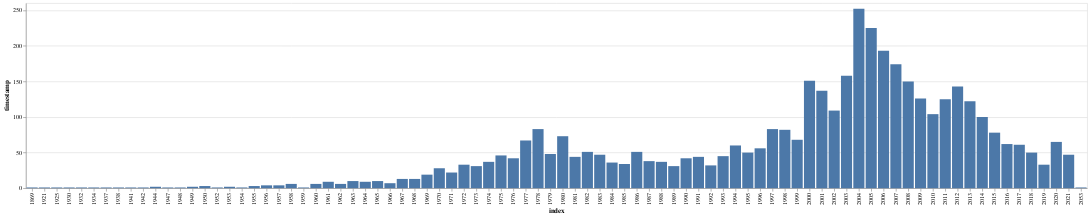

The notebook cell this image was saved under:
### Code cell
alt.Chart(bf_locations['timestamp'].dt.year.value_counts().reset_index()).mark_bar().encode(
    x='index:O',
    y='timestamp:Q'
)

### Figure 1 — Vega-Lite specification as saved in the notebook (floating-point values rounded to 4 significant figures)
{"config": {"view": {"continuousWidth": 400, "continuousHeight": 300}}, "data": {"name": "data-a17518e55a455d874ddd70d835d331ea"}, "mark": "bar", "encoding": {"x": {"field": "index", "type": "ordinal"}, "y": {"field": "timestamp", "type": "quantitative"}}, "$schema": "https://vega.github.io/schema/vega-lite/v4.17.0.json", "datasets": {"data-a17518e55a455d874ddd70d835d331ea": [{"index": 2004, "timestamp": 252}, {"index": 2005, "timestamp": 225}, {"index": 2006, "timestamp": 193}, {"index": 2007, "timestamp": 174}, {"index": 2003, "timestamp": 158}, {"index": 2000, "timestamp": 151}, {"index": 2008, "timestamp": 150}, {"index": 2012, "timestamp": 143}, {"index": 2001, "timestamp": 137}, {"index": 2009, "timestamp": 126}, {"index": 2011, "timestamp": 125}, {"index": 2013, "timestamp": 122}, {"index": 2002, "timestamp": 109}, {"index": 2010, "timestamp": 104}, {"index": 2014, "timestamp": 100}, {"index": 1978, "timestamp": 83}, {"index": 1997, "timestamp": 83}, {"index": 1998, "timestamp": 82}, {"index": 2015, "timestamp": 78}, {"index": 1980, "timestamp": 73}, {"index": 1999, "timestamp": 68}, {"index": 1977, "timestamp": 67}, {"index": 2020, "timestamp": 65}, {"index": 2016, "timestamp": 62}, {"index": 2017, "timestamp": 61}, {"index": 1994, "timestamp": 60}, {"index": 1996, "timestamp": 56}, {"index": 1986, "timestamp": 51}, {"index": 1982, "timestamp": 51}, {"index": 2018, "timestamp": 50}, {"index": 1995, "timestamp": 50}, {"index": 1979, "timestamp": 48}, {"index": 2021, "timestamp": 47}, {"index": 1983, "timestamp": 47}, {"index": 1975, "timestamp": 46}, {"index": 1993, "timestamp": 45}, {"index": 1991, "timestamp": 44}, {"index": 1981, "timestamp": 44}, {"index": 1990, "timestamp": 42}, {"index": 1976, "timestamp": 42}, {"index": 1987, "timestamp": 38}, {"index": 1974, "timestamp": 37}, {"index": 1988, "timestamp": 37}, {"index": 1984, "timestamp": 36}, {"index": 1985, "timestamp": 34}, {"index": 1972, "timestamp": 33}, {"index": 2019, "timestamp": 33}, {"index": 1992, "timestamp": 32}, {"index": 1973, "timestamp": 31}, {"index": 1989, "timestamp": 31}, {"index": 1970, "timestamp": 28}, {"index": 1971, "timestamp": 22}, {"index": 1969, "timestamp": 19}, {"index": 1968, "timestamp": 13}, {"index": 1967, "timestamp": 13}, {"index": 1965, "timestamp": 10}, {"index": 1963, "timestamp": 10}, {"index": 1961, "timestamp": 9}, {"index": 1964, "timestamp": 9}, {"index": 1966, "timestamp": 7}, {"index": 1958, "timestamp": 6}, {"index": 1962, "timestamp": 6}, {"index": 1960, "timestamp": 6}, {"index": 1956, "timestamp": 4}, {"index": 1957, "timestamp": 4}, {"index": 1950, "timestamp": 3}, {"index": 1955, "timestamp": 3}, {"index": 1949, "timestamp": 2}, {"index": 1953, "timestamp": 2}, {"index": 1944, "timestamp": 2}, {"index": 1952, "timestamp": 1}, {"index": 1948, "timestamp": 1}, {"index": 1932, "timestamp": 1}, {"index": 1930, "timestamp": 1}, {"index": 1959, "timestamp": 1}, {"index": 1947, "timestamp": 1}, {"index": 1954, "timestamp": 1}, {"index": 1869, "timestamp": 1}, {"index": 1921, "timestamp": 1}, {"index": 1925, "timestamp": 1}, {"index": 1937, "timestamp": 1}, {"index": 1941, "timestamp": 1}, {"index": 1942, "timestamp": 1}, {"index": 1938, "timestamp": 1}, {"index": 1934, "timestamp": 1}, {"index": 2053, "timestamp": 1}]}}
